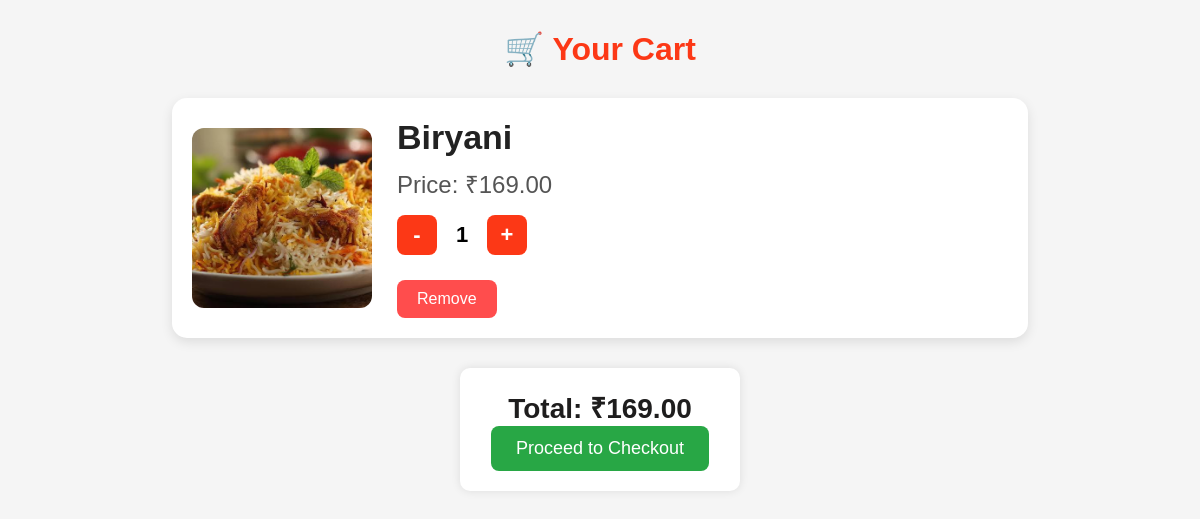
The app's page /cart/ (signed in) with its own data.
### foodapp/models.py (models this page shows, shortened)
class Cart(models.Model):
    user = models.ForeignKey(
        User,
        on_delete=models.CASCADE,
        null=True,
        blank=True
    )
    food_item = models.ForeignKey(FoodItem, on_delete=models.CASCADE)
    quantity = models.PositiveIntegerField(default=1)
    added_at = models.DateTimeField(auto_now_add=True)

class FoodItem(models.Model):
    restaurant = models.ForeignKey(Restaurant, on_delete=models.CASCADE)
    name = models.CharField(max_length=100)
    description = models.TextField()
    price = models.DecimalField(max_digits=10, decimal_places=2)
    image = models.ImageField(upload_to='foods/', null=True, blank=True)

### foodapp/views.py (the view)
# urls.py: path('cart/', views.cart_page, name='cart'),
@login_required(login_url='login')
def cart_page(request):
    cart_items = Cart.objects.filter(
    user=request.user
)
    total = 0
    for item in cart_items:
        total += item.food_item.price * item.quantity
    return render(request, 'cart.html', {
        'cart_items': cart_items,
        'total': total
    })

### templates/cart.html (shortened to what this page needs)
{% load static %}
<!DOCTYPE html>
<html>
<head>
    <link rel="stylesheet" href="{% static 'css/cart.css' %}">
</head>
<body>
<h1 class="title">🛒 Your Cart</h1>
<div class="cart-container">
    {% for item in cart_items %}
    <div class="cart-card">
        {% load static %}
{% if "Burger" in item.food_item.name %}
    <img src="{% static 'images/burger.jpg' %}" alt="Burger">
{% elif "Pizza" in item.food_item.name %}
    <img src="{% static 'images/pizza.jpg' %}" alt="Pizza">
{% elif "Biryani" in item.food_item.name %}
    <img src="{% static 'images/biryani.jpg' %}" alt="Biryani">
{% endif %}
        <div class="cart-details">
            <h3>{{ item.food_item.name }}</h3>
            <p>Price: ₹{{ item.food_item.price }}</p>
           <div class="quantity-box">
    <a href="{% url 'decrease_quantity' item.id %}">
        <button class="qty-btn">-</button>
    </a>
    <span>{{ item.quantity }}</span>
    <a href="{% url 'increase_quantity' item.id %}">
        <button class="qty-btn">+</button>
    </a>
</div>
            <a href="{% url 'remove_from_cart' item.id %}">
    <button class="remove-btn">Remove</button>
</a>
        </div>
    </div>
    {% endfor %}
</div>
<div class="total-box">
    <h2>Total: ₹{{ total }}</h2>
   <a href="{% url 'checkout' %}">
    <button class="checkout-btn">
        Proceed to Checkout
    </button>
</a>
</div>
</body>
</html>

### static/css/cart.css (style rules this page uses)
body { font-family: Arial, sans-serif; background: #f5f5f5; margin: 0; padding: 0; }
.title { text-align: center; color: #fc3816; margin: 30px 0; }
.cart-container { width: 80%; margin: auto; }
.cart-card { display: flex; align-items: center; gap: 20px; background: white; padding: 15px; margin-bottom: 20px; border-radius: 10px; box-shadow: 0 0 10px rgba(0,0,0,0.1); }
.cart-card img { width: 120px; height: 120px; object-fit: cover; border-radius: 10px; }
.cart-details { flex: 1; }
.cart-details h3 { margin: 0 0 10px; color: #333; }
.cart-details p { margin: 5px 0; color: #666; }
.total-box { width: 20%; margin: 30px auto; background: white; padding: 20px; border-radius: 10px; text-align: center; box-shadow: 0 0 10px rgba(0,0,0,0.1); }
.total-box h2 { color: #1e1d1d; margin: 0; font-size: 28px; }
.checkout-btn { background:#28a745; color:white; border:none; padding:12px 25px; border-radius:8px; font-size:18px; cursor:pointer; }
.remove-btn { background: #ff4d4d; color: white; border: none; padding: 8px 15px; border-radius: 5px; cursor: pointer; margin-top: 10px; }
.cart-card { display:flex; align-items:center; gap:25px; background:white; padding:20px; margin:20px auto; width:85%; border-radius:15px; box-shadow:0 4px 12px rgba(0,0,0,0.1); }
.cart-card img { width:180px; height:180px; object-fit:cover; border-radius:12px; }
.cart-details { flex:1; }
.cart-details h3 { font-size:34px; margin-bottom:10px; color:#222; }
.cart-details p { font-size:24px; color:#555; margin-bottom:15px; }
.quantity-box { display:flex; align-items:center; gap:15px; margin:15px 0; }
.qty-btn { width:40px; height:40px; border:none; border-radius:8px; background:#fc3816; color:white; font-size:22px; font-weight:bold; cursor:pointer; transition:0.3s; }
.quantity-box span { font-size:22px; font-weight:bold; min-width:20px; text-align:center; }
.remove-btn { background:#ff4d4d; color:white; border:none; padding:10px 20px; border-radius:8px; font-size:16px; cursor:pointer; transition:0.3s; }

### records on screen
Cart: food_item.name "Biryani", food_item.price "169.00", quantity "1"

### other values on screen
{{ total }} "169.00"
